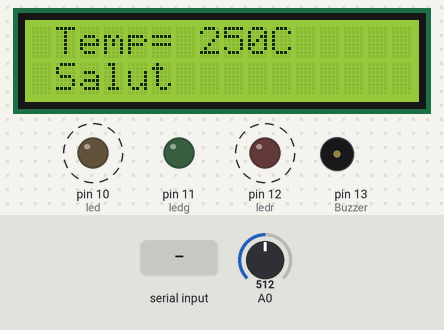
Bench run of a sketch on a simulated Arduino Uno, built with avr-gcc and run on an emulated ATmega328P. On the bench: 16×2 character LCD, output pins drawn as LEDs (lit = HIGH), buzzer (waves = sounding). Dashed ring = blinking. Inputs (shaded band) come from the test bench; at power-on: A0 = 512. What the sketch prints to the serial monitor is not drawn.

Above: at 1.2 s.
1.3 s: A0 set to 67
At 1.58 s:
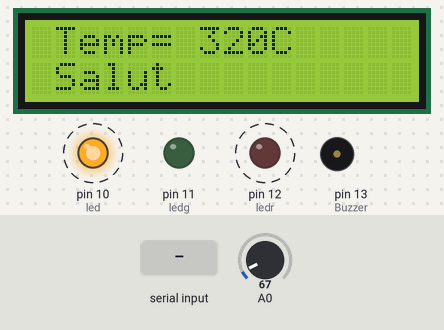
4.2 s: A0 set to 57
At 4.28 s:
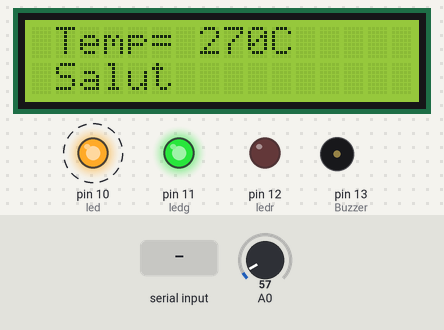
6.1 s: "1" received over Serial
At 6.39 s:
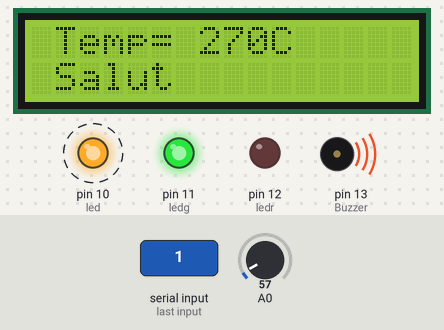
7.9 s: A0 set to 20
At 8.34 s:
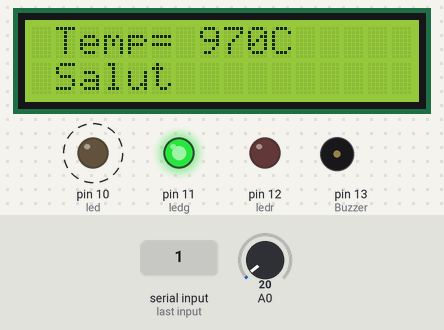
Timing chart, 0 to 10.6 s (numbered marks = the images above; inputs shaded):
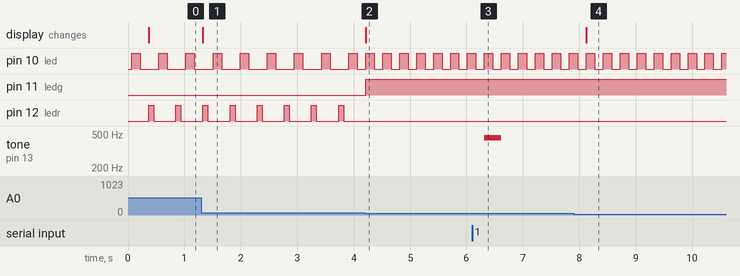

The sketch:

Qt.ino
```cpp
// déclarer la bibliothéque LiquidCrystal
#include <LiquidCrystal.h>
LiquidCrystal lcd(7, 6, 5, 4, 3, 2);
int led=10;
int ledg=11;
int ledr=12;
int Buzzer = 13;
char data; // variable contenant le caractère lu
void setup() {
pinMode(led,OUTPUT);
pinMode(ledg,OUTPUT);
pinMode(ledr,OUTPUT);
pinMode(Buzzer,OUTPUT);
lcd.begin(16,2);
lcd.setCursor(1,0);
lcd.print("Temp= ");
lcd.setCursor(10,0);
lcd.print("C");
lcd.setCursor(1,1);
lcd.print("Salut");
Serial.begin(9600); //Permet d'initialiser le moniteur série à 9600 bauds

}

void loop() {
  digitalWrite(led,HIGH);
  delay(150);
  digitalWrite(led,LOW);
  delay(150);
  int Valeur=analogRead(A0);
 int Vout=Valeur*5.0/1023*1000;
 int temp=Vout/10;
  Serial.println(temp);
 lcd.setCursor(7,0);
 lcd.print(temp);
 if(temp>30)
 {
  digitalWrite(ledg,LOW);
  digitalWrite(ledr,HIGH);
  delay(90);
  digitalWrite(ledr,LOW);
  delay(90);

  Serial.write('1');
 }else
 {  digitalWrite(ledr,LOW);
noTone(Buzzer);
  digitalWrite(ledg,HIGH);
  Serial.write('0');
 }
 if (Serial.available()){
    //Si un message a été reçu  faire ceci
     data=Serial.read();
     // controler la lampe 1 reliée à la broche 13
     //récuperer le caractère reçu
     if(data=='1') //si le caractère lu est égale à 1
    {

      tone(Buzzer,450);
      // alumer la lampe
     }
     else if(data=='0') //si le caractère lu est égale à 0

     {
        noTone(Buzzer); //éteindre la lampe

     }


     }
  }
```

Measured:
- the behaviour switches between 64 and 63 on A0 (found by bisection; images 1 and 2)
- after the input at 1.3 s, the display: changes at once (image 1)
- after the input at 4.2 s, pin 10 (led): alternates HIGH for 0.15 s and LOW for 0.15 s, starting at once; pin 11 (ledg): LOW → HIGH at once; pin 12 (ledr): stops changing and stays LOW; the display: changes at once (image 2)
- after the input at 6.1 s, tone on pin 13 (Buzzer): silent → 450 Hz after 0.22 s, → silent 0.30 s later
- after the input at 7.9 s, the display: changes after 0.22 s (image 4)
- by itself, pin 10 (led): alternates HIGH for 0.15 s and LOW for 0.33 s
- by itself, pin 12 (ledr): alternates HIGH for 0.09 s and LOW for 0.39 s
